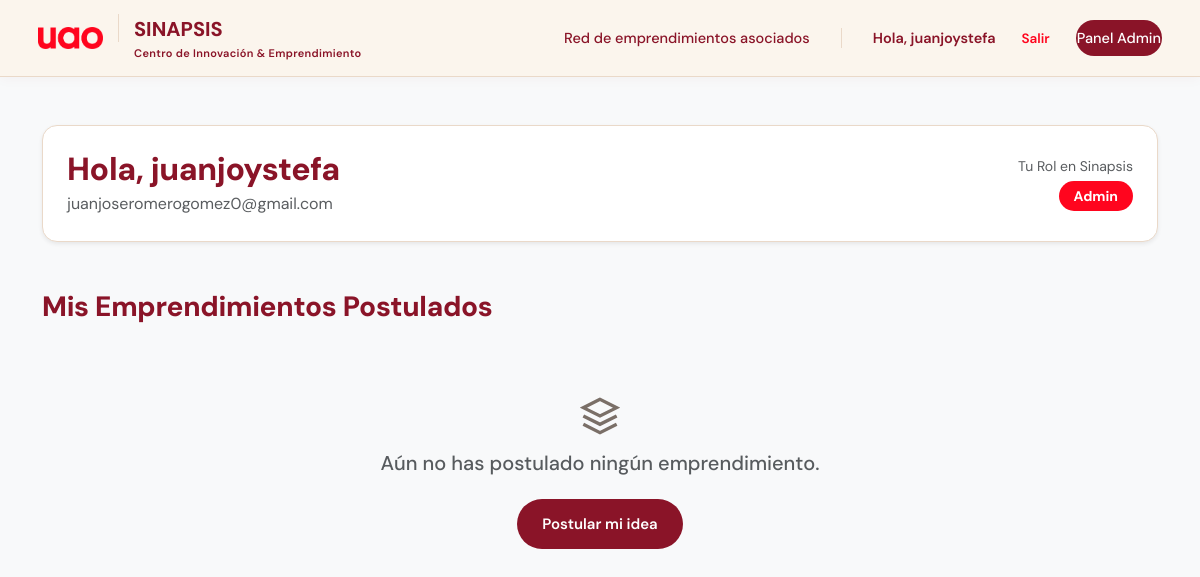
The page /accounts/profile/ (signed in) on the database as committed earlier.
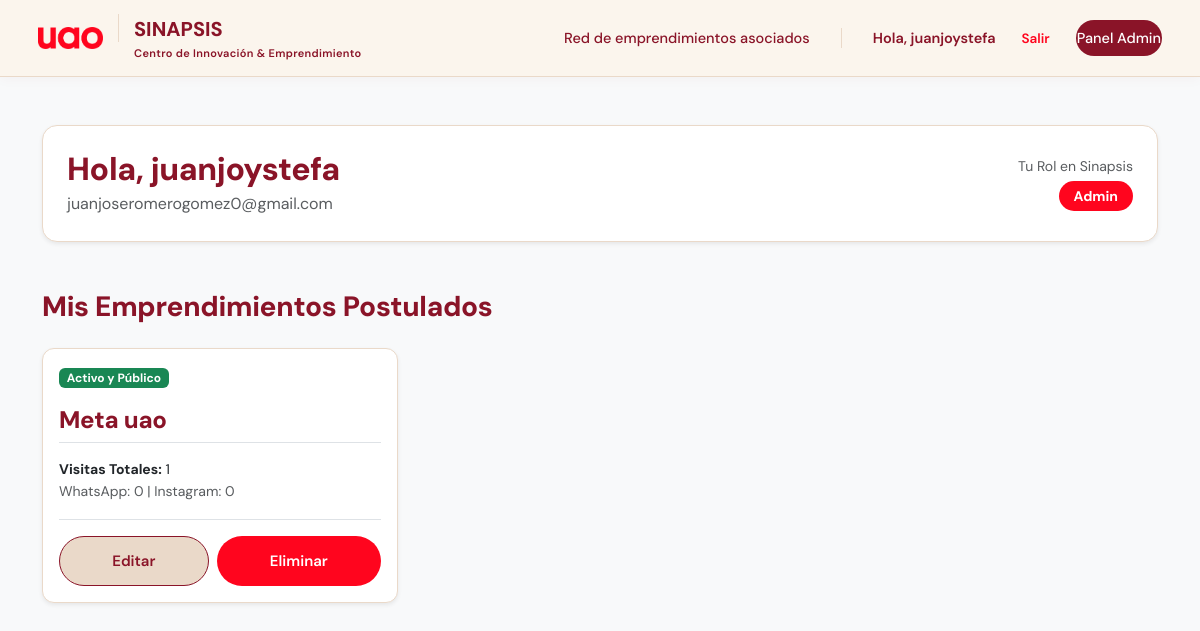
The same page on the database as committed later.
### modulos/emprendimientos/models.py (models this page shows, shortened)
class Emprendimiento(models.Model):
    ESTADOS = (
        ('pendiente', 'Pendiente'),
        ('activo', 'Activo'),
        ('rechazado', 'Rechazado'),
    )
    idEmprendimiento = models.AutoField(primary_key=True)
    nombre = models.CharField(max_length=100)
    descripcion = models.TextField(blank=True, null=True, max_length=1000) # Para que el admin sepa de qué trata
    creador = models.ForeignKey(User, on_delete=models.SET_NULL, null=True, blank=True, related_name="emprendimientos")
    estado = models.CharField(max_length=20, choices=ESTADOS, default='pendiente')
    fecha_creacion = models.DateTimeField(auto_now_add=True)
    link_whatsapp = models.CharField(max_length=20, blank=True, null=True, help_text="Solo números")
    link_instagram = models.URLField(blank=True, null=True)
    logo = models.ImageField(upload_to='emprendimientos/logos/', null=True, blank=True)
    totalVistas = models.IntegerField(default=0)
    vistas_wa = models.IntegerField(default=0)
    vistas_ig = models.IntegerField(default=0)
    vistas_web = models.IntegerField(default=0)

### modulos/emprendimientos/views.py (the view)
# urls.py: path("accounts/profile/", views.perfil_usuario, name="perfil"),
@login_required
def perfil_usuario(request):
    mis_emprendimientos = Emprendimiento.objects.filter(creador=request.user).order_by('-fecha_creacion')
    return render(request, 'perfil/perfil.html', {
        'mis_emprendimientos': mis_emprendimientos
    })

### templates/perfil/perfil.html (shortened to what the changed rows need)
{% load static %}
<!DOCTYPE html>
<html lang="es">
<head>
    <link href="https://cdn.jsdelivr.net/npm/bootstrap@5.3.0/dist/css/bootstrap.min.css" rel="stylesheet">
    <link rel="stylesheet" href="{% static 'css/stylesLanding.css' %}">
    <link rel="stylesheet" href="{% static 'css/stylesNavbar.css' %}">
</head>
<body class="bg-light">
    <div class="container mt-5 mb-5">
        <div class="card shadow-sm p-4 mb-5" style="border-radius: 15px; border: 1px solid var(--borde);">
            <div class="d-flex justify-content-between align-items-center">
                <div>
                    <h2 class="mb-1" style="color: var(--tinta);">Hola, {{ request.user.username }}</h2>
                </div>
            </div>
        </div>
        <div class="row g-4">
            {% for emp in mis_emprendimientos %}
            <div class="col-md-4">
                <div class="card h-100 shadow-sm" style="border-radius: 12px; border: 1px solid var(--borde);">
                    <div class="card-body d-flex flex-column">
                        <div class="mb-3">
                            {% if emp.estado == 'activo' %}
                            <span class="badge bg-success">Activo y Público</span>
                            {% elif emp.estado == 'pendiente' %}
                            <span class="badge bg-warning text-dark">En Revisión</span>
                            {% elif emp.estado == 'rechazado' %}
                            <span class="badge bg-danger">Requiere Ajustes</span>
                            {% endif %}
                        </div>
                        <h4 class="card-title" style="color: var(--tinta);">{{ emp.nombre }}</h4>
                        <div class="mt-auto pt-3 border-top">
                            <p class="mb-0 small"><strong>Visitas Totales:</strong> {{ emp.totalVistas }}</p>
                            <p class="mb-0 small text-muted">WhatsApp: {{ emp.vistas_wa }} | Instagram: {{ emp.vistas_ig }}</p>
                        </div>
                        <div class="d-flex gap-2 mt-3 pt-3 border-top">
                            <a href="{% url 'editar_emprendimiento' emp.idEmprendimiento %}?next={{ request.path }}"
                            class="btn btn-outline flex-grow-1 justify-content-center"
                            style="background-color: var(--borde); color: var(--tinta); font-weight: 600; border-radius: 999px;">
                                Editar
                            </a>
                            <form action="{% url 'eliminar_emprendimiento' emp.idEmprendimiento %}?next={{ request.path }}"
                                method="POST"
                                class="flex-grow-1 m-0 d-flex"
                                onsubmit="return confirm('¿Estás seguro de que deseas eliminar este emprendimiento? Esta acción no se puede deshacer.');">
                                <button type="submit"
                                        class="btn flex-grow-1 justify-content-center"
                                        style="background-color: var(--rojo); color: white; font-weight: 600; border-radius: 999px;">
                                    Eliminar
                                </button>
                            </form>
                        </div>
                    </div>
                </div>
            </div>
            {% empty %}
            <div class="col-12 text-center py-5">
                <svg width="40" height="40" viewBox="0 0 24 24" fill="none" stroke="currentColor" stroke-width="2"
                    style="color: var(--texto-suave); margin-bottom: 15px;">
                    <path d="M12 2L2 7l10 5 10-5-10-5zM2 17l10 5 10-5M2 12l10 5 10-5" />
                </svg>
                <h5 class="text-muted">Aún no has postulado ningún emprendimiento.</h5>
                <a href="{% url 'emprendimientos' %}" class="btn mt-3"
                    style="background-color: var(--tinta); color: white; border-radius: 999px;">Postular mi idea</a>
            </div>
            {% endfor %}
        </div>
    </div>
</body>
</html>

Rows that differ between the two databases and show on the page:
added Emprendimiento: estado "Activo y Público", nombre "Meta uao", totalVistas "1", vistas_wa "0", vistas_ig "0"
Other text that changed with them:
text no longer shown: "Aún no has postulado ningún emprendimiento. Postular mi idea"
